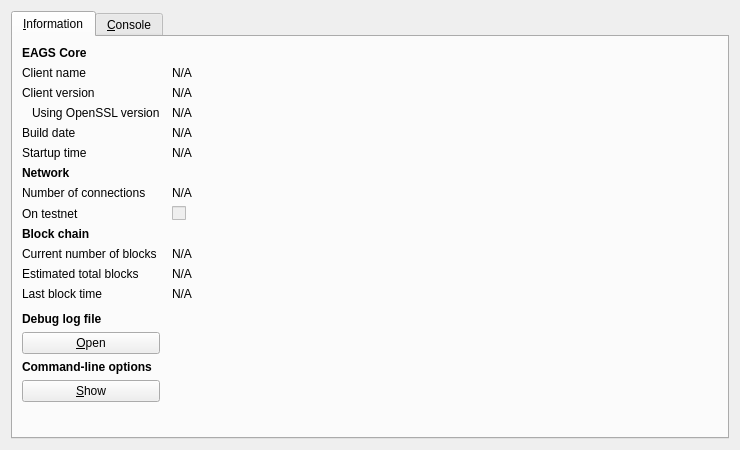
<?xml version="1.0" encoding="UTF-8"?>
<ui version="4.0">
 <class>RPCConsole</class>
 <widget class="QDialog" name="RPCConsole">
  <property name="geometry">
   <rect>
    <x>0</x>
    <y>0</y>
    <width>740</width>
    <height>450</height>
   </rect>
  </property>
  <property name="windowTitle">
   <string>EAGS - Debug window</string>
  </property>
  <layout class="QVBoxLayout" name="verticalLayout_2">
   <item>
    <widget class="QTabWidget" name="tabWidget">
     <property name="currentIndex">
      <number>0</number>
     </property>
     <widget class="QWidget" name="tab_info">
      <attribute name="title">
       <string>&amp;Information</string>
      </attribute>
      <layout class="QGridLayout" name="gridLayout" columnstretch="0,1">
       <property name="horizontalSpacing">
        <number>12</number>
       </property>
       <item row="0" column="0">
        <widget class="QLabel" name="label_9">
         <property name="font">
          <font>
           <weight>75</weight>
           <bold>true</bold>
          </font>
         </property>
         <property name="text">
          <string>EAGS Core</string>
         </property>
        </widget>
       </item>
       <item row="1" column="0">
        <widget class="QLabel" name="label_5">
         <property name="text">
          <string>Client name</string>
         </property>
        </widget>
       </item>
       <item row="1" column="1">
        <widget class="QLabel" name="clientName">
         <property name="cursor">
          <cursorShape>IBeamCursor</cursorShape>
         </property>
         <property name="text">
          <string>N/A</string>
         </property>
         <property name="textFormat">
          <enum>Qt::PlainText</enum>
         </property>
         <property name="textInteractionFlags">
          <set>Qt::LinksAccessibleByMouse|Qt::TextSelectableByKeyboard|Qt::TextSelectableByMouse</set>
         </property>
        </widget>
       </item>
       <item row="2" column="0">
        <widget class="QLabel" name="label_6">
         <property name="text">
          <string>Client version</string>
         </property>
        </widget>
       </item>
       <item row="2" column="1">
        <widget class="QLabel" name="clientVersion">
         <property name="cursor">
          <cursorShape>IBeamCursor</cursorShape>
         </property>
         <property name="text">
          <string>N/A</string>
         </property>
         <property name="textFormat">
          <enum>Qt::PlainText</enum>
         </property>
         <property name="textInteractionFlags">
          <set>Qt::LinksAccessibleByMouse|Qt::TextSelectableByKeyboard|Qt::TextSelectableByMouse</set>
         </property>
        </widget>
       </item>
       <item row="3" column="0">
        <widget class="QLabel" name="label_14">
         <property name="text">
          <string>Using OpenSSL version</string>
         </property>
         <property name="indent">
          <number>10</number>
         </property>
        </widget>
       </item>
       <item row="3" column="1">
        <widget class="QLabel" name="openSSLVersion">
         <property name="cursor">
          <cursorShape>IBeamCursor</cursorShape>
         </property>
         <property name="text">
          <string>N/A</string>
         </property>
         <property name="textFormat">
          <enum>Qt::PlainText</enum>
         </property>
         <property name="textInteractionFlags">
          <set>Qt::LinksAccessibleByMouse|Qt::TextSelectableByKeyboard|Qt::TextSelectableByMouse</set>
         </property>
        </widget>
       </item>
       <item row="4" column="0">
        <widget class="QLabel" name="label_12">
         <property name="text">
          <string>Build date</string>
         </property>
        </widget>
       </item>
       <item row="4" column="1">
        <widget class="QLabel" name="buildDate">
         <property name="cursor">
          <cursorShape>IBeamCursor</cursorShape>
         </property>
         <property name="text">
          <string>N/A</string>
         </property>
         <property name="textFormat">
          <enum>Qt::PlainText</enum>
         </property>
         <property name="textInteractionFlags">
          <set>Qt::LinksAccessibleByMouse|Qt::TextSelectableByKeyboard|Qt::TextSelectableByMouse</set>
         </property>
        </widget>
       </item>
       <item row="5" column="0">
        <widget class="QLabel" name="label_13">
         <property name="text">
          <string>Startup time</string>
         </property>
        </widget>
       </item>
       <item row="5" column="1">
        <widget class="QLabel" name="startupTime">
         <property name="cursor">
          <cursorShape>IBeamCursor</cursorShape>
         </property>
         <property name="text">
          <string>N/A</string>
         </property>
         <property name="textFormat">
          <enum>Qt::PlainText</enum>
         </property>
         <property name="textInteractionFlags">
          <set>Qt::LinksAccessibleByMouse|Qt::TextSelectableByKeyboard|Qt::TextSelectableByMouse</set>
         </property>
        </widget>
       </item>
       <item row="6" column="0">
        <widget class="QLabel" name="label_11">
         <property name="font">
          <font>
           <weight>75</weight>
           <bold>true</bold>
          </font>
         </property>
         <property name="text">
          <string>Network</string>
         </property>
        </widget>
       </item>
       <item row="7" column="0">
        <widget class="QLabel" name="label_7">
         <property name="text">
          <string>Number of connections</string>
         </property>
        </widget>
       </item>
       <item row="7" column="1">
        <widget class="QLabel" name="numberOfConnections">
         <property name="cursor">
          <cursorShape>IBeamCursor</cursorShape>
         </property>
         <property name="text">
          <string>N/A</string>
         </property>
         <property name="textFormat">
          <enum>Qt::PlainText</enum>
         </property>
         <property name="textInteractionFlags">
          <set>Qt::LinksAccessibleByMouse|Qt::TextSelectableByKeyboard|Qt::TextSelectableByMouse</set>
         </property>
        </widget>
       </item>
       <item row="8" column="0">
        <widget class="QLabel" name="label_8">
         <property name="text">
          <string>On testnet</string>
         </property>
        </widget>
       </item>
       <item row="8" column="1">
        <widget class="QCheckBox" name="isTestNet">
         <property name="enabled">
          <bool>false</bool>
         </property>
         <property name="text">
          <string/>
         </property>
        </widget>
       </item>
       <item row="9" column="0">
        <widget class="QLabel" name="label_10">
         <property name="font">
          <font>
           <weight>75</weight>
           <bold>true</bold>
          </font>
         </property>
         <property name="text">
          <string>Block chain</string>
         </property>
        </widget>
       </item>
       <item row="10" column="0">
        <widget class="QLabel" name="label_3">
         <property name="text">
          <string>Current number of blocks</string>
         </property>
        </widget>
       </item>
       <item row="10" column="1">
        <widget class="QLabel" name="numberOfBlocks">
         <property name="cursor">
          <cursorShape>IBeamCursor</cursorShape>
         </property>
         <property name="text">
          <string>N/A</string>
         </property>
         <property name="textFormat">
          <enum>Qt::PlainText</enum>
         </property>
         <property name="textInteractionFlags">
          <set>Qt::LinksAccessibleByMouse|Qt::TextSelectableByKeyboard|Qt::TextSelectableByMouse</set>
         </property>
        </widget>
       </item>
       <item row="11" column="0">
        <widget class="QLabel" name="label_4">
         <property name="text">
          <string>Estimated total blocks</string>
         </property>
        </widget>
       </item>
       <item row="11" column="1">
        <widget class="QLabel" name="totalBlocks">
         <property name="cursor">
          <cursorShape>IBeamCursor</cursorShape>
         </property>
         <property name="text">
          <string>N/A</string>
         </property>
         <property name="textFormat">
          <enum>Qt::PlainText</enum>
         </property>
         <property name="textInteractionFlags">
          <set>Qt::LinksAccessibleByMouse|Qt::TextSelectableByKeyboard|Qt::TextSelectableByMouse</set>
         </property>
        </widget>
       </item>
       <item row="12" column="0">
        <widget class="QLabel" name="label_2">
         <property name="text">
          <string>Last block time</string>
         </property>
        </widget>
       </item>
       <item row="12" column="1">
        <widget class="QLabel" name="lastBlockTime">
         <property name="cursor">
          <cursorShape>IBeamCursor</cursorShape>
         </property>
         <property name="text">
          <string>N/A</string>
         </property>
         <property name="textFormat">
          <enum>Qt::PlainText</enum>
         </property>
         <property name="textInteractionFlags">
          <set>Qt::LinksAccessibleByMouse|Qt::TextSelectableByKeyboard|Qt::TextSelectableByMouse</set>
         </property>
        </widget>
       </item>
       <item row="13" column="0">
        <spacer name="verticalSpacer_2">
         <property name="orientation">
          <enum>Qt::Vertical</enum>
         </property>
         <property name="sizeHint" stdset="0">
          <size>
           <width>20</width>
           <height>20</height>
          </size>
         </property>
        </spacer>
       </item>
       <item row="14" column="0">
        <widget class="QLabel" name="labelDebugLogfile">
         <property name="font">
          <font>
           <weight>75</weight>
           <bold>true</bold>
          </font>
         </property>
         <property name="text">
          <string>Debug log file</string>
         </property>
        </widget>
       </item>
       <item row="15" column="0">
        <widget class="QPushButton" name="openDebugLogfileButton">
         <property name="toolTip">
          <string>Open the EAGS debug log file from the current data directory. This can take a few seconds for large log files.</string>
         </property>
         <property name="text">
          <string>&amp;Open</string>
         </property>
         <property name="autoDefault">
          <bool>false</bool>
         </property>
        </widget>
       </item>
       <item row="16" column="0">
        <widget class="QLabel" name="labelCLOptions">
         <property name="font">
          <font>
           <weight>75</weight>
           <bold>true</bold>
          </font>
         </property>
         <property name="text">
          <string>Command-line options</string>
         </property>
        </widget>
       </item>
       <item row="17" column="0">
        <widget class="QPushButton" name="showCLOptionsButton">
         <property name="toolTip">
          <string>Show the EAGS-Qt help message to get a list with possible EAGS command-line options.</string>
         </property>
         <property name="text">
          <string>&amp;Show</string>
         </property>
         <property name="autoDefault">
          <bool>false</bool>
         </property>
        </widget>
       </item>
       <item row="18" column="0">
        <spacer name="verticalSpacer">
         <property name="orientation">
          <enum>Qt::Vertical</enum>
         </property>
         <property name="sizeHint" stdset="0">
          <size>
           <width>20</width>
           <height>40</height>
          </size>
         </property>
        </spacer>
       </item>
      </layout>
     </widget>
     <widget class="QWidget" name="tab_console">
      <attribute name="title">
       <string>&amp;Console</string>
      </attribute>
      <layout class="QVBoxLayout" name="verticalLayout_3">
       <property name="spacing">
        <number>3</number>
       </property>
       <item>
        <widget class="QTextEdit" name="messagesWidget">
         <property name="minimumSize">
          <size>
           <width>0</width>
           <height>100</height>
          </size>
         </property>
         <property name="readOnly">
          <bool>true</bool>
         </property>
         <property name="tabKeyNavigation" stdset="0">
          <bool>false</bool>
         </property>
         <property name="columnCount" stdset="0">
          <number>2</number>
         </property>
        </widget>
       </item>
       <item>
        <layout class="QHBoxLayout" name="horizontalLayout">
         <property name="spacing">
          <number>3</number>
         </property>
         <item>
          <widget class="QLabel" name="label">
           <property name="text">
            <string notr="true">&gt;</string>
           </property>
          </widget>
         </item>
         <item>
          <widget class="QLineEdit" name="lineEdit"/>
         </item>
         <item>
          <widget class="QPushButton" name="clearButton">
           <property name="maximumSize">
            <size>
             <width>24</width>
             <height>24</height>
            </size>
           </property>
           <property name="toolTip">
            <string>Clear console</string>
           </property>
           <property name="text">
            <string/>
           </property>
           <property name="icon">
            <iconset resource="../EAGS.qrc">
             <normaloff>:/icons/remove</normaloff>:/icons/remove</iconset>
           </property>
           <property name="shortcut">
            <string notr="true">Ctrl+L</string>
           </property>
           <property name="autoDefault">
            <bool>false</bool>
           </property>
          </widget>
         </item>
        </layout>
       </item>
      </layout>
     </widget>
    </widget>
   </item>
  </layout>
 </widget>
 <resources>
  <include location="../EAGS.qrc"/>
 </resources>
 <connections/>
</ui>
